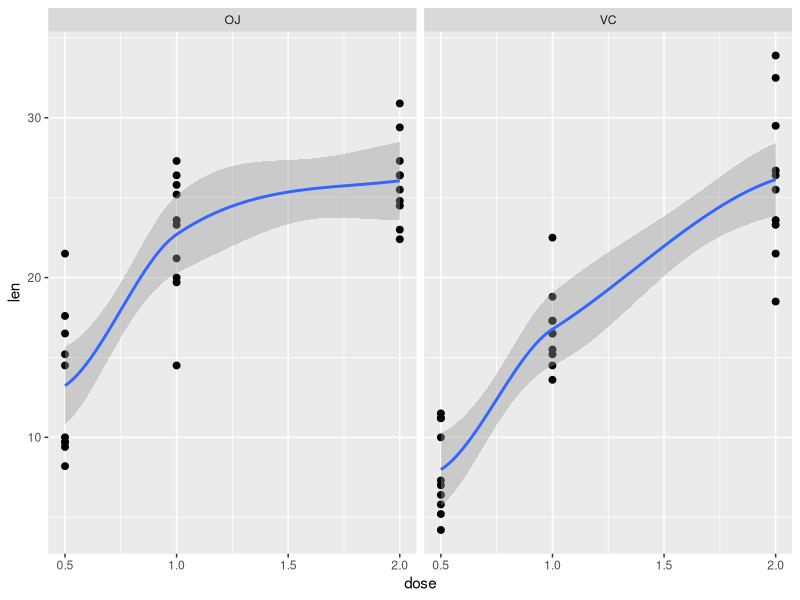

Generate this figure with R:
## ---- chunk 1
data(ToothGrowth)
## ---- chunk 2
str(ToothGrowth)
## ---- chunk 3
require(ggplot2)

ggplot(ToothGrowth, aes(x=dose, y = len))+geom_point(size = 2)+facet_grid(. ~ supp)+geom_smooth()


## ---- chunk 4

##Group the data into individual sets with somewhat descriptive names (Supplement and Dose)
        ##Vitamin C set
        VC05<-ToothGrowth[1:10,]
        VC10<-ToothGrowth[11:20,]
        VC20<-ToothGrowth[21:30,]
        ##Ornage Juice Set
        OJ05<-ToothGrowth[31:40,]
        OJ10<-ToothGrowth[41:50,]
        OJ20<-ToothGrowth[51:60,]

## ---- chunk 5

a<- t.test(VC10$len, VC05$len, paried=FALSE)
lcb<-a$conf.int[1]
ucb<-a$conf.int[2]

## ---- chunk 6

a<- t.test(VC20$len, VC10$len, paried=FALSE)
lcb<-a$conf.int[1]
ucb<-a$conf.int[2]

## ---- chunk 7

a<- t.test(VC20$len, VC05$len, paried=FALSE)
lcb<-a$conf.int[1]
ucb<-a$conf.int[2]

## ---- chunk 8

a<- t.test(OJ10$len, OJ05$len, paried=FALSE)
lcb<-a$conf.int[1]
ucb<-a$conf.int[2]

## ---- chunk 9

a<- t.test(OJ20$len, OJ10$len, paried=FALSE)
lcb<-a$conf.int[1]
ucb<-a$conf.int[2]

## ---- chunk 10

a<- t.test(OJ20$len, OJ05$len, paried=FALSE)
lcb<-a$conf.int[1]
ucb<-a$conf.int[2]

